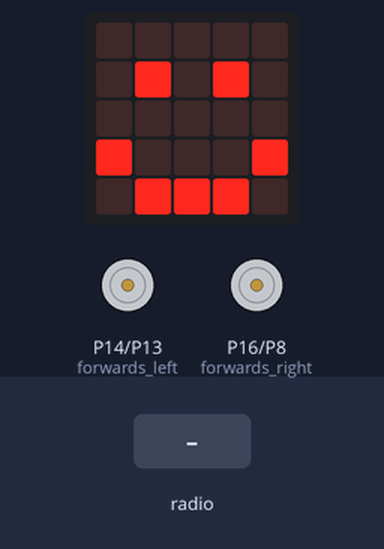
Bench run of a program on a simulated BBC micro:bit running MicroPython. Shown: the board's 5×5 LED display, motor-driver pin pairs drawn as motors (green arrow = first pin HIGH = forward, orange = second pin HIGH = backward, longer = more drive, scaled by the enable pin). The test bench sets the inputs (shaded band).

Above: at 1.2 s.
1.3 s: radio message "F" arrives
2.8 s: radio message "B" arrives
4.3 s: radio message "L" arrives
5.8 s: radio message "R" arrives
Timing chart, 0 to 8.3 s (numbered marks = the images above; inputs shaded):
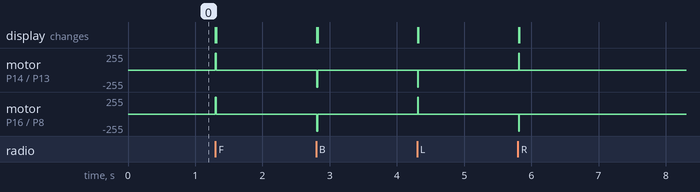

Measured:
- after the input at 1.3 s, motor on P14 (forwards_left) / P13 (backwards_left), motor on P16 (forwards_right) / P8 (backwards_right): stopped → forward 255/255 at once, → stopped 0.01 s later
- after the input at 2.8 s, motor on P14 (forwards_left) / P13 (backwards_left), motor on P16 (forwards_right) / P8 (backwards_right): stopped → backward 255/255 at once, → stopped 0.01 s later
- after the input at 4.3 s, motor on P14 (forwards_left) / P13 (backwards_left): stopped → backward 255/255 at once, → stopped 0.01 s later; motor on P16 (forwards_right) / P8 (backwards_right): stopped → forward 255/255 at once, → stopped 0.01 s later
- after the input at 5.8 s, motor on P14 (forwards_left) / P13 (backwards_left): stopped → forward 255/255 at once, → stopped 0.01 s later; motor on P16 (forwards_right) / P8 (backwards_right): stopped → backward 255/255 at once, → stopped 0.01 s later

The program:

Microbit_Rover.py
```python
# Microbit code for Rover
"""
Microbit    Arduino
1           9
2           10
8           11
13          7
14          8
16          12
0           GND
"""

from microbit import *
import radio

# define named variables for the motor pin connections
enable_left_motor = pin1
enable_right_motor = pin2

forwards_right = pin16
backwards_right = pin8

forwards_left = pin14
backwards_left = pin13

# turn on the radio using default channel 7
radio.config(channel=7)
radio.on()

# define the functions to move the rover
def forwards():
    enable_left_motor.write_digital(1)      # on
    enable_right_motor.write_digital(1)     # on
    forwards_right.write_digital(1)     # on
    backwards_right.write_digital(0)    # off
    forwards_left.write_digital(1)      # on
    backwards_left.write_digital(0)     # off

def backwards():
    enable_left_motor.write_digital(1)
    enable_right_motor.write_digital(1)
    forwards_right.write_digital(0)
    backwards_right.write_digital(1)
    forwards_left.write_digital(0)
    backwards_left.write_digital(1)

def stop():
    enable_left_motor.write_digital(0)
    enable_right_motor.write_digital(0)
    forwards_right.write_digital(0)
    backwards_right.write_digital(0)
    forwards_left.write_digital(0)
    backwards_left.write_digital(0)

def left():
    enable_left_motor.write_digital(1)
    enable_right_motor.write_digital(1)
    forwards_right.write_digital(1)
    backwards_right.write_digital(0)
    forwards_left.write_digital(0)
    backwards_left.write_digital(1)

def right():
    enable_left_motor.write_digital(1)
    enable_right_motor.write_digital(1)
    forwards_right.write_digital(0)
    backwards_right.write_digital(1)
    forwards_left.write_digital(1)
    backwards_left.write_digital(0)

while True:
    message = radio.receive()
    if message == "F":
        forwards()
        display.show(Image.ARROW_S)
    elif message == "B":
        backwards()
        display.show(Image.ARROW_N)
    elif message == "L":
        left()
        display.show(Image.ARROW_E)
    elif message == "R":
        right()
        display.show(Image.ARROW_W)
    else:
        stop()
        display.show(Image.HAPPY)
    sleep(10)
```
